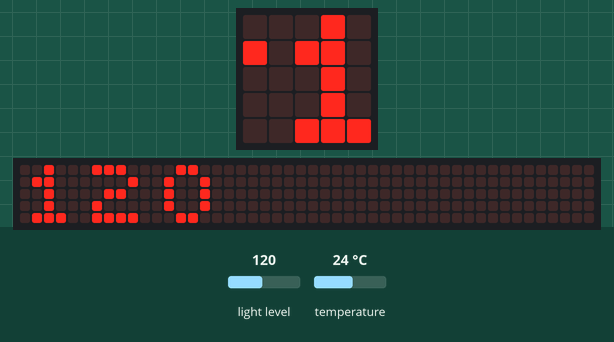
Simulated run of this program. Board: BBC micro:bit (MakeCode). On the bench: the board's 5×5 LED display, a strip that is not on the board, showing the scrolling text unrolled. The test bench sets the inputs (shaded band); at power-on: light level 120, temperature 24 °C. The 48×5 strip is a reading aid, not a part: it shows the text the display is scrolling, unrolled, one strip-width of it at a time.

Above: at 1.27 s.
1.3 s: light level set to 5
At 5.2 s:
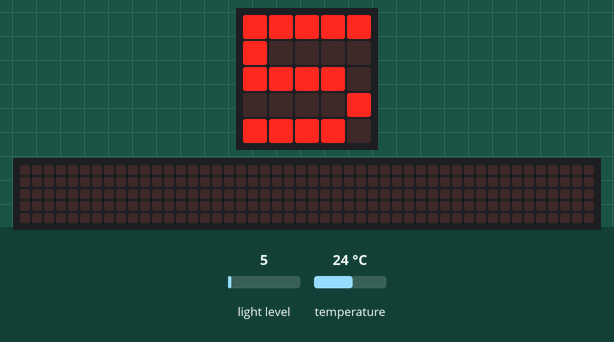
6.8 s: light level set to 250
At 8.1 s:
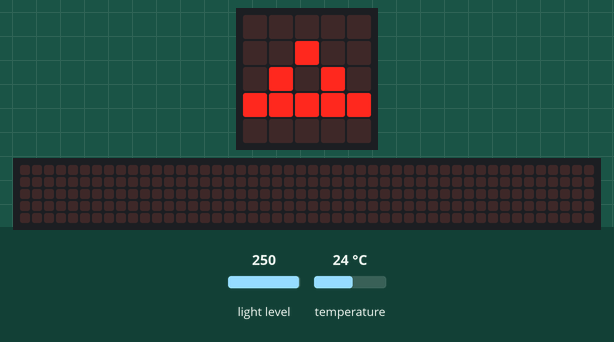
13.9 s: light level set to 64
At 16.26 s:
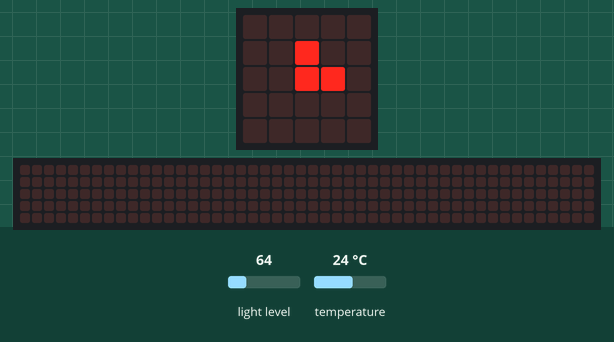
23.6 s: light level set to 128
At 25.8 s:
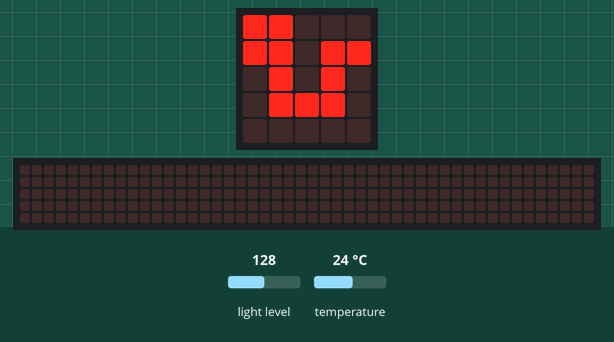

Measured:
- after the input at 1.3 s, the display: first differs from a run without the input after 2.9 s (image 1 shows a later state)
- after the input at 6.8 s, the display: first differs from a run without the input after 0.86 s (image 2)
- after the input at 13.9 s, the display: first differs from a run without the input after 2.2 s (image 3)
- after the input at 23.6 s, the display: first differs from a run without the input after 1.8 s (image 4)
- what the display in image 1 shows lasts 0.8 s, from 4.6 s to 5.4 s
- what the display in image 2 shows lasts 0.6 s, from 7.7 s to 8.3 s
- what the display in image 3 shows lasts 0.4 s, from 16.1 s to 16.5 s

The program:

main.ts
```typescript
let luz: string;
while (true) {
    luz = "" + input.lightLevel()
    if (input.lightLevel() > 200) {
        basic.showIcon(IconNames.Triangle)
        basic.showString(luz)
    } else if (input.lightLevel() >= 100 && input.temperature() <= 200) {
        basic.showIcon(IconNames.Snake)
        basic.showString(luz)
    } else {
        basic.showLeds(`
        . . . . .
        . . # . .
        . . # # .
        . . . . .
        . . . . .
        `)
        basic.showString(luz)
    }

}
```

test.ts
```typescript
// aquí va el archivo "tests"; esto no se compilará cuando este paquete se utilice como una extensión.
```
